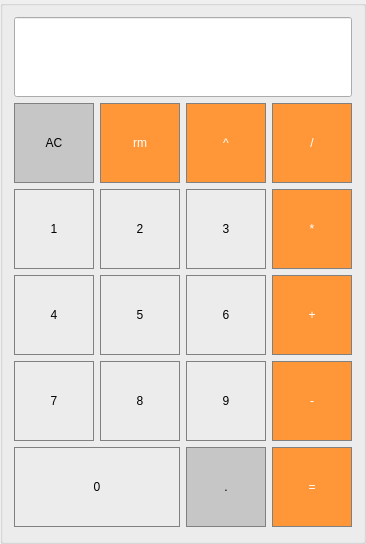
  <widget class="QGroupBox" name="MainCalc">
   <property name="geometry">
    <rect>
     <x>440</x>
     <y>210</y>
     <width>360</width>
     <height>544</height>
    </rect>
   </property>
   <layout class="QGridLayout" name="gridLayout">
    <item row="1" column="2">
     <widget class="QPushButton" name="pushButton_pow">
      <property name="sizePolicy">
       <sizepolicy hsizetype="Fixed" vsizetype="Preferred">
        <horstretch>0</horstretch>
        <verstretch>0</verstretch>
       </sizepolicy>
      </property>
      <property name="minimumSize">
       <size>
        <width>80</width>
        <height>80</height>
       </size>
      </property>
      <property name="maximumSize">
       <size>
        <width>80</width>
        <height>80</height>
       </size>
      </property>
      <property name="styleSheet">
       <string notr="true">QPushButton {
  background-color: rgb(255, 151, 57);
  color: white; 
  border: 1px solid gray;
}
QPushButton:pressed {
    background-color: qlineargradient(x1: 0, y1: 0, x2: 0, y2: 1,
                                      stop: 0 #FF7832, stop: 1 #FF9739);
}
</string>
      </property>
      <property name="text">
       <string>^</string>
      </property>
      <attribute name="buttonGroup">
       <string notr="true">NumsGroup</string>
      </attribute>
     </widget>
    </item>
    <item row="2" column="2">
     <widget class="QPushButton" name="pushButton_3">
      <property name="sizePolicy">
       <sizepolicy hsizetype="Fixed" vsizetype="Preferred">
        <horstretch>0</horstretch>
        <verstretch>0</verstretch>
       </sizepolicy>
      </property>
      <property name="minimumSize">
       <size>
        <width>80</width>
        <height>80</height>
       </size>
      </property>
      <property name="maximumSize">
       <size>
        <width>80</width>
        <height>80</height>
       </size>
      </property>
      <property name="styleSheet">
       <string notr="true">

QPushButton {
   border: 1px solid gray;
}
QPushButton:hover
{

background: QLinearGradient(x1: 0, y1: 0, 
                            x2: 1, y2: 1, 
                            stop: 0.2   rgba(0, 0, 0, 0), 
                            stop: 0.5 rgba(102, 181, 255, 200), 
                            stop: 1   rgba(102, 181, 255, 255));
}
QPushButton:pressed {
    background-color: QLinearGradient(x1: 0, y1: 0, x2: 0, y2: 1,
                                      stop: 0 #dadbde, stop: 1 rgb(183, 182, 184));
}</string>
      </property>
      <property name="text">
       <string>3</string>
      </property>
      <attribute name="buttonGroup">
       <string notr="true">NumsGroup</string>
      </attribute>
     </widget>
    </item>
    <item row="4" column="0">
     <widget class="QPushButton" name="pushButton_7">
      <property name="sizePolicy">
       <sizepolicy hsizetype="Fixed" vsizetype="Preferred">
        <horstretch>0</horstretch>
        <verstretch>0</verstretch>
       </sizepolicy>
      </property>
      <property name="minimumSize">
       <size>
        <width>80</width>
        <height>80</height>
       </size>
      </property>
      <property name="maximumSize">
       <size>
        <width>80</width>
        <height>80</height>
       </size>
      </property>
      <property name="styleSheet">
       <string notr="true">

QPushButton {
   border: 1px solid gray;
}
QPushButton:hover
{

background: QLinearGradient(x1: 0, y1: 0, 
                            x2: 1, y2: 1, 
                            stop: 0.2   rgba(0, 0, 0, 0), 
                            stop: 0.5 rgba(102, 181, 255, 200), 
                            stop: 1   rgba(102, 181, 255, 255));
}
QPushButton:pressed {
    background-color: QLinearGradient(x1: 0, y1: 0, x2: 0, y2: 1,
                                      stop: 0 #dadbde, stop: 1 rgb(183, 182, 184));
}</string>
      </property>
      <property name="text">
       <string>7</string>
      </property>
      <attribute name="buttonGroup">
       <string notr="true">NumsGroup</string>
      </attribute>
     </widget>
    </item>
    <item row="3" column="3">
     <widget class="QPushButton" name="pushButton_plus">
      <property name="sizePolicy">
       <sizepolicy hsizetype="Fixed" vsizetype="Preferred">
        <horstretch>0</horstretch>
        <verstretch>0</verstretch>
       </sizepolicy>
      </property>
      <property name="minimumSize">
       <size>
        <width>80</width>
        <height>80</height>
       </size>
      </property>
      <property name="maximumSize">
       <size>
        <width>80</width>
        <height>80</height>
       </size>
      </property>
      <property name="styleSheet">
       <string notr="true">QPushButton {
  background-color: rgb(255, 151, 57);
  color: white; 
  border: 1px solid gray;
}
QPushButton:pressed {
    background-color: qlineargradient(x1: 0, y1: 0, x2: 0, y2: 1,
                                      stop: 0 #FF7832, stop: 1 #FF9739);
}
</string>
      </property>
      <property name="text">
       <string>+</string>
      </property>
      <attribute name="buttonGroup">
       <string notr="true">NumsGroup</string>
      </attribute>
     </widget>
    </item>
    <item row="1" column="1">
     <widget class="QPushButton" name="pushButton_rm">
      <property name="sizePolicy">
       <sizepolicy hsizetype="Fixed" vsizetype="Preferred">
        <horstretch>0</horstretch>
        <verstretch>0</verstretch>
       </sizepolicy>
      </property>
      <property name="minimumSize">
       <size>
        <width>80</width>
        <height>80</height>
       </size>
      </property>
      <property name="maximumSize">
       <size>
        <width>80</width>
        <height>80</height>
       </size>
      </property>
      <property name="styleSheet">
       <string notr="true">QPushButton {
  background-color: rgb(255, 151, 57);
  color: white; 
  border: 1px solid gray;
}
QPushButton:pressed {
    background-color: qlineargradient(x1: 0, y1: 0, x2: 0, y2: 1,
                                      stop: 0 #FF7832, stop: 1 #FF9739);
}
</string>
      </property>
      <property name="text">
       <string>rm</string>
      </property>
     </widget>
    </item>
    <item row="4" column="3">
     <widget class="QPushButton" name="pushButton_minus">
      <property name="sizePolicy">
       <sizepolicy hsizetype="Fixed" vsizetype="Preferred">
        <horstretch>0</horstretch>
        <verstretch>0</verstretch>
       </sizepolicy>
      </property>
      <property name="minimumSize">
       <size>
        <width>80</width>
        <height>80</height>
       </size>
      </property>
      <property name="maximumSize">
       <size>
        <width>80</width>
        <height>80</height>
       </size>
      </property>
      <property name="styleSheet">
       <string notr="true">QPushButton {
  background-color: rgb(255, 151, 57);
  color: white; 
  border: 1px solid gray;
}
QPushButton:pressed {
    background-color: qlineargradient(x1: 0, y1: 0, x2: 0, y2: 1,
                                      stop: 0 #FF7832, stop: 1 #FF9739);
}
</string>
      </property>
      <property name="text">
       <string>-</string>
      </property>
      <attribute name="buttonGroup">
       <string notr="true">NumsGroup</string>
      </attribute>
     </widget>
    </item>
    <item row="4" column="1">
     <widget class="QPushButton" name="pushButton_8">
      <property name="sizePolicy">
       <sizepolicy hsizetype="Fixed" vsizetype="Preferred">
        <horstretch>0</horstretch>
        <verstretch>0</verstretch>
       </sizepolicy>
      </property>
      <property name="minimumSize">
       <size>
        <width>80</width>
        <height>80</height>
       </size>
      </property>
      <property name="maximumSize">
       <size>
        <width>80</width>
        <height>80</height>
       </size>
      </property>
      <property name="styleSheet">
       <string notr="true">

QPushButton {
   border: 1px solid gray;
}
QPushButton:hover
{

background: QLinearGradient(x1: 0, y1: 0, 
                            x2: 1, y2: 1, 
                            stop: 0.2   rgba(0, 0, 0, 0), 
                            stop: 0.5 rgba(102, 181, 255, 200), 
                            stop: 1   rgba(102, 181, 255, 255));
}
QPushButton:pressed {
    background-color: QLinearGradient(x1: 0, y1: 0, x2: 0, y2: 1,
                                      stop: 0 #dadbde, stop: 1 rgb(183, 182, 184));
}</string>
      </property>
      <property name="text">
       <string>8</string>
      </property>
      <attribute name="buttonGroup">
       <string notr="true">NumsGroup</string>
      </attribute>
     </widget>
    </item>
    <item row="2" column="0">
     <widget class="QPushButton" name="pushButton_1">
      <property name="sizePolicy">
       <sizepolicy hsizetype="Fixed" vsizetype="Preferred">
        <horstretch>0</horstretch>
        <verstretch>0</verstretch>
       </sizepolicy>
      </property>
      <property name="minimumSize">
       <size>
        <width>80</width>
        <height>80</height>
       </size>
      </property>
      <property name="maximumSize">
       <size>
        <width>80</width>
        <height>80</height>
       </size>
      </property>
      <property name="styleSheet">
       <string notr="true">

QPushButton {
   border: 1px solid gray;
}
QPushButton:hover
{

background: QLinearGradient(x1: 0, y1: 0, 
                            x2: 1, y2: 1, 
                            stop: 0.2   rgba(0, 0, 0, 0), 
                            stop: 0.5 rgba(102, 181, 255, 200), 
                            stop: 1   rgba(102, 181, 255, 255));
}
QPushButton:pressed {
    background-color: QLinearGradient(x1: 0, y1: 0, x2: 0, y2: 1,
                                      stop: 0 #dadbde, stop: 1 rgb(183, 182, 184));
}</string>
      </property>
      <property name="text">
       <string>1</string>
      </property>
      <attribute name="buttonGroup">
       <string notr="true">NumsGroup</string>
      </attribute>
     </widget>
    </item>
    <item row="2" column="1">
     <widget class="QPushButton" name="pushButton_2">
      <property name="sizePolicy">
       <sizepolicy hsizetype="Fixed" vsizetype="Preferred">
        <horstretch>0</horstretch>
        <verstretch>0</verstretch>
       </sizepolicy>
      </property>
      <property name="minimumSize">
       <size>
        <width>80</width>
        <height>80</height>
       </size>
      </property>
      <property name="maximumSize">
       <size>
        <width>80</width>
        <height>80</height>
       </size>
      </property>
      <property name="styleSheet">
       <string notr="true">

QPushButton {
   border: 1px solid gray;
}
QPushButton:hover
{

background: QLinearGradient(x1: 0, y1: 0, 
                            x2: 1, y2: 1, 
                            stop: 0.2   rgba(0, 0, 0, 0), 
                            stop: 0.5 rgba(102, 181, 255, 200), 
                            stop: 1   rgba(102, 181, 255, 255));
}
QPushButton:pressed {
    background-color: QLinearGradient(x1: 0, y1: 0, x2: 0, y2: 1,
                                      stop: 0 #dadbde, stop: 1 rgb(183, 182, 184));
}</string>
      </property>
      <property name="text">
       <string>2</string>
      </property>
      <attribute name="buttonGroup">
       <string notr="true">NumsGroup</string>
      </attribute>
     </widget>
    </item>
    <item row="5" column="2">
     <widget class="QPushButton" name="pushButton_dot">
      <property name="sizePolicy">
       <sizepolicy hsizetype="Fixed" vsizetype="Preferred">
        <horstretch>0</horstretch>
        <verstretch>0</verstretch>
       </sizepolicy>
      </property>
      <property name="minimumSize">
       <size>
        <width>80</width>
        <height>80</height>
       </size>
      </property>
      <property name="maximumSize">
       <size>
        <width>80</width>
        <height>80</height>
       </size>
      </property>
      <property name="styleSheet">
       <string notr="true">QPushButton {
  background-color: rgba(128, 128, 128, 90);
  border: 1px solid gray;
}

QPushButton:pressed {
    background-color: qlineargradient(x1: 0, y1: 0, x2: 0, y2: 1,
                                      stop: 0 #BEBEBE, stop: 1 #D7D7D7);
}</string>
      </property>
      <property name="text">
       <string>.</string>
      </property>
      <attribute name="buttonGroup">
       <string notr="true">NumsGroup</string>
      </attribute>
     </widget>
    </item>
    <item row="3" column="1">
     <widget class="QPushButton" name="pushButton_5">
      <property name="sizePolicy">
       <sizepolicy hsizetype="Fixed" vsizetype="Preferred">
        <horstretch>0</horstretch>
        <verstretch>0</verstretch>
       </sizepolicy>
      </property>
      <property name="minimumSize">
       <size>
        <width>80</width>
        <height>80</height>
       </size>
      </property>
      <property name="maximumSize">
       <size>
        <width>80</width>
        <height>80</height>
       </size>
      </property>
      <property name="styleSheet">
       <string notr="true">

QPushButton {
   border: 1px solid gray;
}
QPushButton:hover
{

background: QLinearGradient(x1: 0, y1: 0, 
                            x2: 1, y2: 1, 
                            stop: 0.2   rgba(0, 0, 0, 0), 
                            stop: 0.5 rgba(102, 181, 255, 200), 
                            stop: 1   rgba(102, 181, 255, 255));
}
QPushButton:pressed {
    background-color: QLinearGradient(x1: 0, y1: 0, x2: 0, y2: 1,
                                      stop: 0 #dadbde, stop: 1 rgb(183, 182, 184));
}</string>
      </property>
      <property name="text">
       <string>5</string>
      </property>
      <attribute name="buttonGroup">
       <string notr="true">NumsGroup</string>
      </attribute>
     </widget>
    </item>
    <item row="5" column="3">
     <widget class="QPushButton" name="pushButton_eq">
      <property name="sizePolicy">
       <sizepolicy hsizetype="Fixed" vsizetype="Preferred">
        <horstretch>0</horstretch>
        <verstretch>0</verstretch>
       </sizepolicy>
      </property>
      <property name="minimumSize">
       <size>
        <width>80</width>
        <height>80</height>
       </size>
      </property>
      <property name="maximumSize">
       <size>
        <width>80</width>
        <height>80</height>
       </size>
      </property>
      <property name="styleSheet">
       <string notr="true">QPushButton {
  background-color: rgb(255, 151, 57);
  color: white; 
  border: 1px solid gray;
}
QPushButton:pressed {
    background-color: qlineargradient(x1: 0, y1: 0, x2: 0, y2: 1,
                                      stop: 0 #FF7832, stop: 1 #FF9739);
}
</string>
      </property>
      <property name="text">
       <string>=</string>
      </property>
     </widget>
    </item>
    <item row="4" column="2">
     <widget class="QPushButton" name="pushButton_9">
      <property name="sizePolicy">
       <sizepolicy hsizetype="Fixed" vsizetype="Preferred">
        <horstretch>0</horstretch>
        <verstretch>0</verstretch>
       </sizepolicy>
      </property>
      <property name="minimumSize">
       <size>
        <width>80</width>
        <height>80</height>
       </size>
      </property>
      <property name="maximumSize">
       <size>
        <width>80</width>
        <height>80</height>
       </size>
      </property>
      <property name="styleSheet">
       <string notr="true">

QPushButton {
   border: 1px solid gray;
}
QPushButton:hover
{

background: QLinearGradient(x1: 0, y1: 0, 
                            x2: 1, y2: 1, 
                            stop: 0.2   rgba(0, 0, 0, 0), 
                            stop: 0.5 rgba(102, 181, 255, 200), 
                            stop: 1   rgba(102, 181, 255, 255));
}
QPushButton:pressed {
    background-color: QLinearGradient(x1: 0, y1: 0, x2: 0, y2: 1,
                                      stop: 0 #dadbde, stop: 1 rgb(183, 182, 184));
}</string>
      </property>
      <property name="text">
       <string>9</string>
      </property>
      <attribute name="buttonGroup">
       <string notr="true">NumsGroup</string>
      </attribute>
     </widget>
    </item>
    <item row="1" column="3">
     <widget class="QPushButton" name="pushButton_div">
      <property name="sizePolicy">
       <sizepolicy hsizetype="Fixed" vsizetype="Preferred">
        <horstretch>0</horstretch>
        <verstretch>0</verstretch>
       </sizepolicy>
      </property>
      <property name="minimumSize">
       <size>
        <width>80</width>
        <height>80</height>
       </size>
      </property>
      <property name="maximumSize">
       <size>
        <width>80</width>
        <height>80</height>
       </size>
      </property>
      <property name="styleSheet">
       <string notr="true">QPushButton {
  background-color: rgb(255, 151, 57);
  color: white; 
  border: 1px solid gray;
}
QPushButton:pressed {
    background-color: qlineargradient(x1: 0, y1: 0, x2: 0, y2: 1,
                                      stop: 0 #FF7832, stop: 1 #FF9739);
}
</string>
      </property>
      <property name="text">
       <string>/</string>
      </property>
      <attribute name="buttonGroup">
       <string notr="true">NumsGroup</string>
      </attribute>
     </widget>
    </item>
    <item row="3" column="0">
     <widget class="QPushButton" name="pushButton_4">
      <property name="sizePolicy">
       <sizepolicy hsizetype="Fixed" vsizetype="Preferred">
        <horstretch>0</horstretch>
        <verstretch>0</verstretch>
       </sizepolicy>
      </property>
      <property name="minimumSize">
       <size>
        <width>80</width>
        <height>80</height>
       </size>
      </property>
      <property name="maximumSize">
       <size>
        <width>80</width>
        <height>80</height>
       </size>
      </property>
      <property name="styleSheet">
       <string notr="true">

QPushButton {
   border: 1px solid gray;
}
QPushButton:hover
{

background: QLinearGradient(x1: 0, y1: 0, 
                            x2: 1, y2: 1, 
                            stop: 0.2   rgba(0, 0, 0, 0), 
                            stop: 0.5 rgba(102, 181, 255, 200), 
                            stop: 1   rgba(102, 181, 255, 255));
}
QPushButton:pressed {
    background-color: QLinearGradient(x1: 0, y1: 0, x2: 0, y2: 1,
                                      stop: 0 #dadbde, stop: 1 rgb(183, 182, 184));
}</string>
      </property>
      <property name="text">
       <string>4</string>
      </property>
      <attribute name="buttonGroup">
       <string notr="true">NumsGroup</string>
      </attribute>
     </widget>
    </item>
    <item row="2" column="3">
     <widget class="QPushButton" name="pushButton_mul">
      <property name="sizePolicy">
       <sizepolicy hsizetype="Fixed" vsizetype="Preferred">
        <horstretch>0</horstretch>
        <verstretch>0</verstretch>
       </sizepolicy>
      </property>
      <property name="minimumSize">
       <size>
        <width>80</width>
        <height>80</height>
       </size>
      </property>
      <property name="maximumSize">
       <size>
        <width>80</width>
        <height>80</height>
       </size>
      </property>
      <property name="styleSheet">
       <string notr="true">QPushButton {
  background-color: rgb(255, 151, 57);
  color: white; 
  border: 1px solid gray;
}
QPushButton:pressed {
    background-color: qlineargradient(x1: 0, y1: 0, x2: 0, y2: 1,
                                      stop: 0 #FF7832, stop: 1 #FF9739);
}
</string>
      </property>
      <property name="text">
       <string>*</string>
      </property>
      <attribute name="buttonGroup">
       <string notr="true">NumsGroup</string>
      </attribute>
     </widget>
    </item>
    <item row="5" column="0" colspan="2">
     <widget class="QPushButton" name="pushButton_0">
      <property name="sizePolicy">
       <sizepolicy hsizetype="Maximum" vsizetype="Preferred">
        <horstretch>0</horstretch>
        <verstretch>0</verstretch>
       </sizepolicy>
      </property>
      <property name="minimumSize">
       <size>
        <width>80</width>
        <height>80</height>
       </size>
      </property>
      <property name="maximumSize">
       <size>
        <width>200</width>
        <height>80</height>
       </size>
      </property>
      <property name="styleSheet">
       <string notr="true">

QPushButton {
   border: 1px solid gray;
}
QPushButton:hover
{

background: QLinearGradient(x1: 0, y1: 0, 
                            x2: 1, y2: 1, 
                            stop: 0.2   rgba(0, 0, 0, 0), 
                            stop: 0.5 rgba(102, 181, 255, 200), 
                            stop: 1   rgba(102, 181, 255, 255));
}
QPushButton:pressed {
    background-color: QLinearGradient(x1: 0, y1: 0, x2: 0, y2: 1,
                                      stop: 0 #dadbde, stop: 1 rgb(183, 182, 184));
}</string>
      </property>
      <property name="text">
       <string>0</string>
      </property>
      <attribute name="buttonGroup">
       <string notr="true">NumsGroup</string>
      </attribute>
     </widget>
    </item>
    <item row="3" column="2">
     <widget class="QPushButton" name="pushButton_6">
      <property name="sizePolicy">
       <sizepolicy hsizetype="Fixed" vsizetype="Preferred">
        <horstretch>0</horstretch>
        <verstretch>0</verstretch>
       </sizepolicy>
      </property>
      <property name="minimumSize">
       <size>
        <width>80</width>
        <height>80</height>
       </size>
      </property>
      <property name="maximumSize">
       <size>
        <width>80</width>
        <height>80</height>
       </size>
      </property>
      <property name="styleSheet">
       <string notr="true">

QPushButton {
   border: 1px solid gray;
}
QPushButton:hover
{

background: QLinearGradient(x1: 0, y1: 0, 
                            x2: 1, y2: 1, 
                            stop: 0.2   rgba(0, 0, 0, 0), 
                            stop: 0.5 rgba(102, 181, 255, 200), 
                            stop: 1   rgba(102, 181, 255, 255));
}
QPushButton:pressed {
    background-color: QLinearGradient(x1: 0, y1: 0, x2: 0, y2: 1,
                                      stop: 0 #dadbde, stop: 1 rgb(183, 182, 184));
}</string>
      </property>
      <property name="text">
       <string>6</string>
      </property>
      <attribute name="buttonGroup">
       <string notr="true">NumsGroup</string>
      </attribute>
     </widget>
    </item>
    <item row="1" column="0">
     <widget class="QPushButton" name="pushButton_AC">
      <property name="sizePolicy">
       <sizepolicy hsizetype="Fixed" vsizetype="Preferred">
        <horstretch>0</horstretch>
        <verstretch>0</verstretch>
       </sizepolicy>
      </property>
      <property name="minimumSize">
       <size>
        <width>80</width>
        <height>80</height>
       </size>
      </property>
      <property name="maximumSize">
       <size>
        <width>80</width>
        <height>80</height>
       </size>
      </property>
      <property name="styleSheet">
       <string notr="true">QPushButton {
  background-color: rgba(128, 128, 128, 90);
  border: 1px solid gray;
}

QPushButton:pressed {
    background-color: qlineargradient(x1: 0, y1: 0, x2: 0, y2: 1,
                                      stop: 0 #BEBEBE, stop: 1 #D7D7D7);
}</string>
      </property>
      <property name="text">
       <string>AC</string>
      </property>
     </widget>
    </item>
    <item row="0" column="0" colspan="4">
     <widget class="QLineEdit" name="LineInput">
      <property name="minimumSize">
       <size>
        <width>0</width>
        <height>80</height>
       </size>
      </property>
      <property name="alignment">
       <set>Qt::AlignRight|Qt::AlignTrailing|Qt::AlignVCenter</set>
      </property>
     </widget>
    </item>
   </layout>
  </widget>
